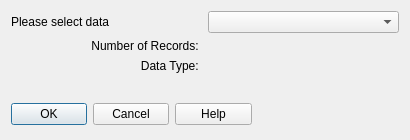
<?xml version="1.0" encoding="UTF-8"?>
<ui version="4.0">
 <class>informationDialog</class>
 <widget class="QDialog" name="informationDialog">
  <property name="geometry">
   <rect>
    <x>0</x>
    <y>0</y>
    <width>410</width>
    <height>124</height>
   </rect>
  </property>
  <property name="windowTitle">
   <string>Dialog</string>
  </property>
  <layout class="QVBoxLayout" name="verticalLayout">
   <item>
    <layout class="QGridLayout" name="informationGridLayout">
     <item row="0" column="0">
      <widget class="QLabel" name="selectLabel">
       <property name="text">
        <string>Please select data</string>
       </property>
      </widget>
     </item>
     <item row="0" column="1">
      <widget class="QComboBox" name="comboBox"/>
     </item>
     <item row="1" column="0">
      <widget class="QLabel" name="recordLabel">
       <property name="text">
        <string>Number of Records: </string>
       </property>
       <property name="alignment">
        <set>Qt::AlignRight|Qt::AlignTrailing|Qt::AlignVCenter</set>
       </property>
      </widget>
     </item>
     <item row="1" column="1">
      <widget class="QLabel" name="recordInfo">
       <property name="frameShape">
        <enum>QFrame::NoFrame</enum>
       </property>
       <property name="text">
        <string/>
       </property>
      </widget>
     </item>
     <item row="2" column="0">
      <widget class="QLabel" name="dataLabel">
       <property name="text">
        <string>Data Type: </string>
       </property>
       <property name="alignment">
        <set>Qt::AlignRight|Qt::AlignTrailing|Qt::AlignVCenter</set>
       </property>
      </widget>
     </item>
     <item row="2" column="1">
      <widget class="QLabel" name="dataInfo">
       <property name="frameShape">
        <enum>QFrame::NoFrame</enum>
       </property>
       <property name="text">
        <string/>
       </property>
      </widget>
     </item>
     <item row="3" column="0">
      <widget class="QLabel" name="ancillaryLabel">
       <property name="frameShape">
        <enum>QFrame::NoFrame</enum>
       </property>
       <property name="text">
        <string/>
       </property>
       <property name="alignment">
        <set>Qt::AlignRight|Qt::AlignTrailing|Qt::AlignVCenter</set>
       </property>
      </widget>
     </item>
     <item row="3" column="1">
      <widget class="QLabel" name="ancillaryInfo">
       <property name="frameShape">
        <enum>QFrame::NoFrame</enum>
       </property>
       <property name="text">
        <string/>
       </property>
      </widget>
     </item>
    </layout>
   </item>
   <item>
    <layout class="QHBoxLayout" name="buttonLayout">
     <item>
      <widget class="QDialogButtonBox" name="buttonBox">
       <property name="minimumSize">
        <size>
         <width>240</width>
         <height>30</height>
        </size>
       </property>
       <property name="orientation">
        <enum>Qt::Horizontal</enum>
       </property>
       <property name="standardButtons">
        <set>QDialogButtonBox::Cancel|QDialogButtonBox::Help|QDialogButtonBox::Ok</set>
       </property>
      </widget>
     </item>
     <item>
      <spacer name="horizontalSpacer">
       <property name="orientation">
        <enum>Qt::Horizontal</enum>
       </property>
       <property name="sizeHint" stdset="0">
        <size>
         <width>158</width>
         <height>20</height>
        </size>
       </property>
      </spacer>
     </item>
    </layout>
   </item>
  </layout>
 </widget>
 <resources/>
 <connections>
  <connection>
   <sender>buttonBox</sender>
   <signal>accepted()</signal>
   <receiver>informationDialog</receiver>
   <slot>accept()</slot>
   <hints>
    <hint type="sourcelabel">
     <x>248</x>
     <y>254</y>
    </hint>
    <hint type="destinationlabel">
     <x>157</x>
     <y>274</y>
    </hint>
   </hints>
  </connection>
  <connection>
   <sender>buttonBox</sender>
   <signal>rejected()</signal>
   <receiver>informationDialog</receiver>
   <slot>reject()</slot>
   <hints>
    <hint type="sourcelabel">
     <x>316</x>
     <y>260</y>
    </hint>
    <hint type="destinationlabel">
     <x>286</x>
     <y>274</y>
    </hint>
   </hints>
  </connection>
 </connections>
</ui>
